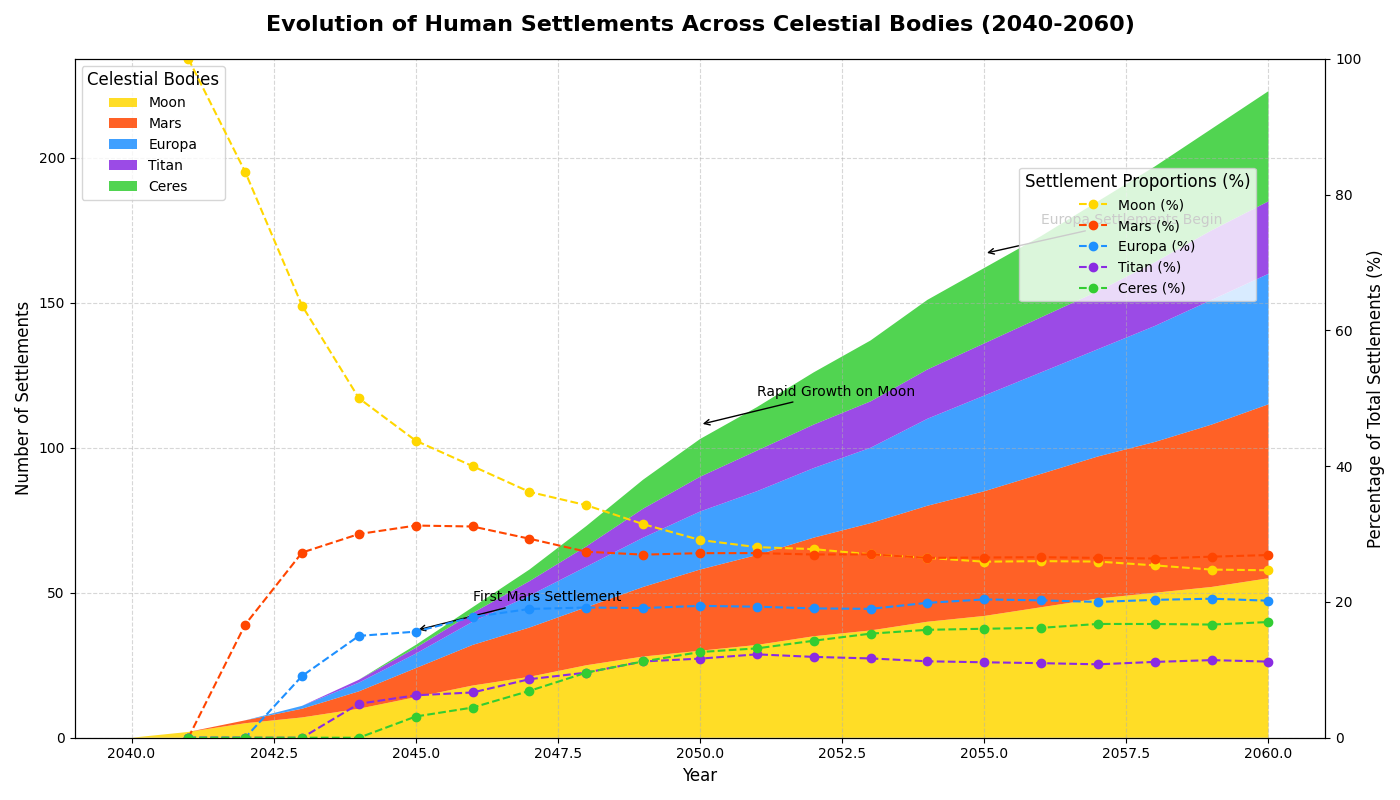

The script that drew this image:
import matplotlib.pyplot as plt
import numpy as np

years = np.arange(2040, 2061)

moon = np.array([0, 2, 5, 7, 10, 14, 18, 21, 25, 28, 30, 32, 35, 37, 40, 42, 45, 48, 50, 52, 55])
mars = np.array([0, 0, 1, 3, 6, 10, 14, 17, 20, 24, 28, 31, 34, 37, 40, 43, 46, 49, 52, 56, 60])
europa = np.array([0, 0, 0, 1, 3, 5, 8, 11, 14, 17, 20, 22, 24, 26, 30, 33, 35, 37, 40, 43, 45])
titan = np.array([0, 0, 0, 0, 1, 2, 3, 5, 7, 10, 12, 14, 15, 16, 17, 18, 19, 20, 22, 24, 25])

# New made-up data for "Ceres"
ceres = np.array([0, 0, 0, 0, 0, 1, 2, 4, 7, 10, 13, 15, 18, 21, 24, 26, 28, 31, 33, 35, 38])

data = np.vstack([moon, mars, europa, titan, ceres])

colors = ['#FFD700', '#FF4500', '#1E90FF', '#8A2BE2', '#32CD32']  # Added color for Ceres

fig, ax = plt.subplots(figsize=(14, 8))
ax.stackplot(years, data, labels=['Moon', 'Mars', 'Europa', 'Titan', 'Ceres'], colors=colors, alpha=0.85)

ax.set_title("Evolution of Human Settlements Across Celestial Bodies (2040-2060)", fontsize=16, fontweight='bold', pad=20)
ax.set_xlabel("Year", fontsize=12)
ax.set_ylabel("Number of Settlements", fontsize=12)
ax.legend(loc='upper left', title="Celestial Bodies", fontsize=10, title_fontsize=12)
ax.grid(True, linestyle='--', alpha=0.5)

annotations = {2045: "First Mars Settlement", 2050: "Rapid Growth on Moon", 2055: "Europa Settlements Begin"}
for year, label in annotations.items():
    y_pos = data.sum(axis=0)[np.where(years == year)[0]][0] + 5
    ax.annotate(label, xy=(year, y_pos), xytext=(year + 1, y_pos + 10),
                arrowprops=dict(facecolor='black', arrowstyle='->'), fontsize=10)

total_settlements = moon + mars + europa + titan + ceres
perc_moon = 100 * moon / total_settlements
perc_mars = 100 * mars / total_settlements
perc_europa = 100 * europa / total_settlements
perc_titan = 100 * titan / total_settlements
perc_ceres = 100 * ceres / total_settlements

ax2 = ax.twinx()
ax2.plot(years, perc_moon, 'o--', color='#FFD700', label='Moon (%)')
ax2.plot(years, perc_mars, 'o--', color='#FF4500', label='Mars (%)')
ax2.plot(years, perc_europa, 'o--', color='#1E90FF', label='Europa (%)')
ax2.plot(years, perc_titan, 'o--', color='#8A2BE2', label='Titan (%)')
ax2.plot(years, perc_ceres, 'o--', color='#32CD32', label='Ceres (%)')
ax2.set_ylabel("Percentage of Total Settlements (%)", fontsize=12)
ax2.set_ylim(0, 100)

ax2.legend(loc='upper right', fontsize=10, bbox_to_anchor=(0.95, 0.85), title="Settlement Proportions (%)", title_fontsize=12)

plt.tight_layout()
plt.show()
